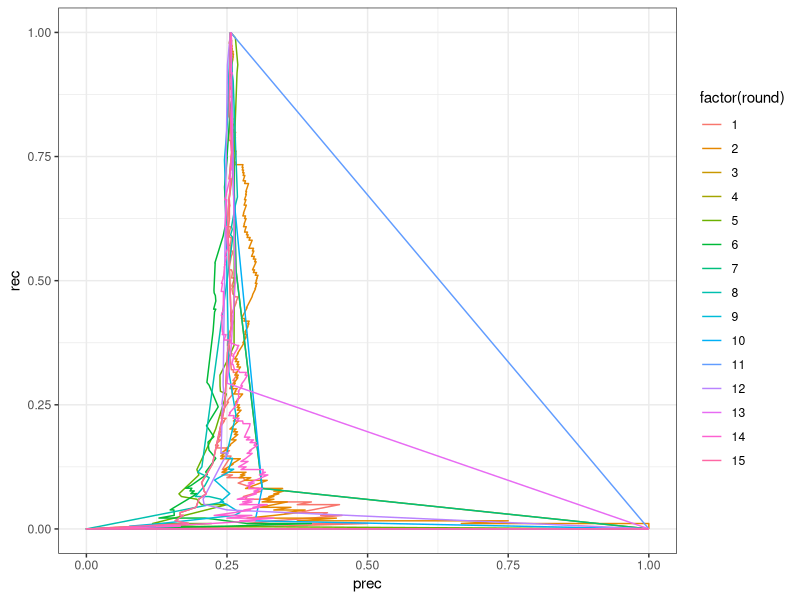

Generate this figure with R:
## ---- chunk 1
knitr::opts_chunk$set(echo = TRUE)
## ---- chunk 2
library(ggplot2)
library(tidyr)
theme_set(theme_bw())
## ---- chunk 3
data <- read.csv("eval_aucpr_logreg_isUpperQuart.csv")
## ---- chunk 4
ggplot(data) +
  geom_path(aes(x = prec, y = rec, color = factor(round)))
